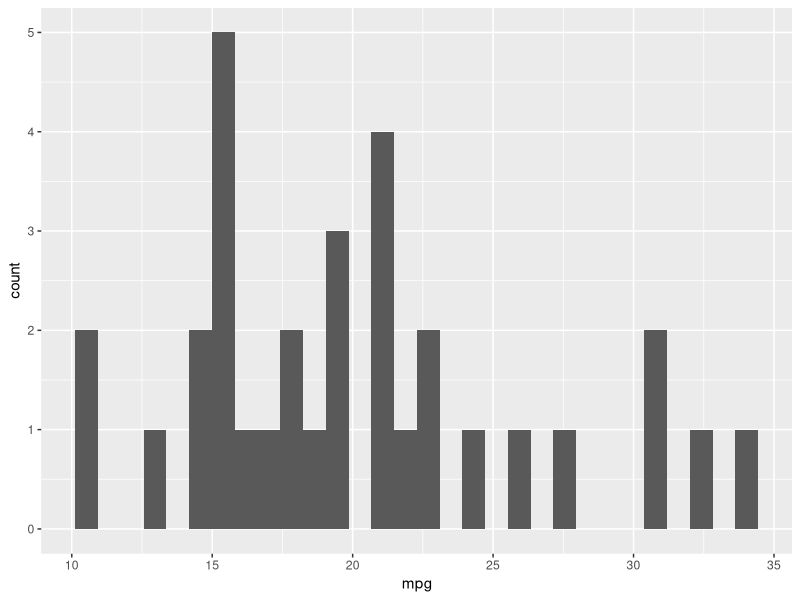
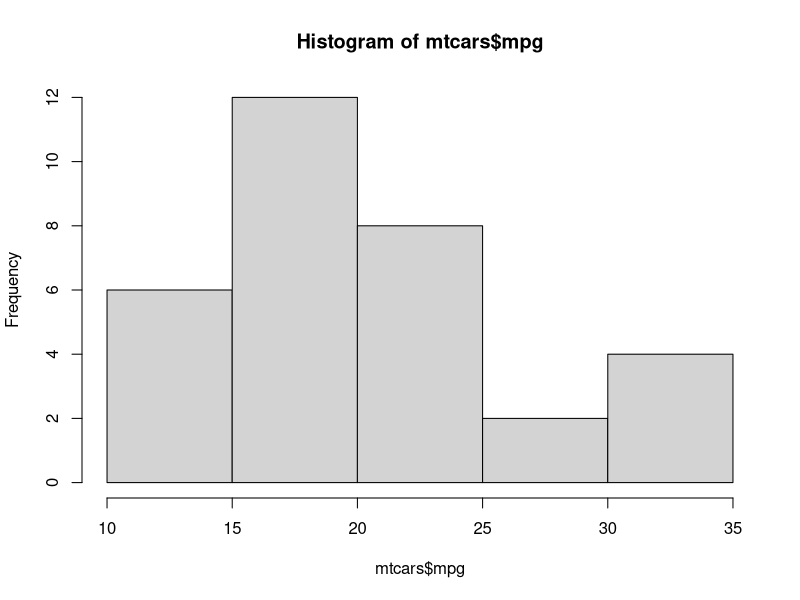
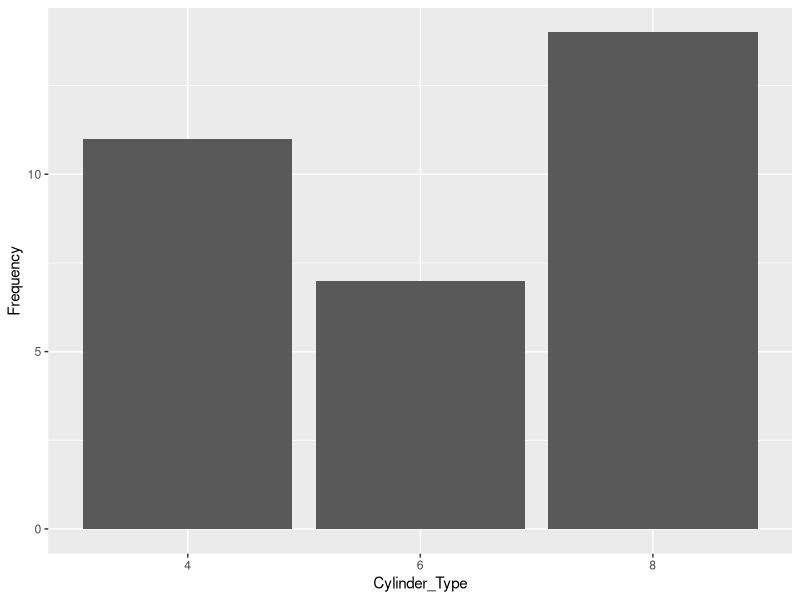
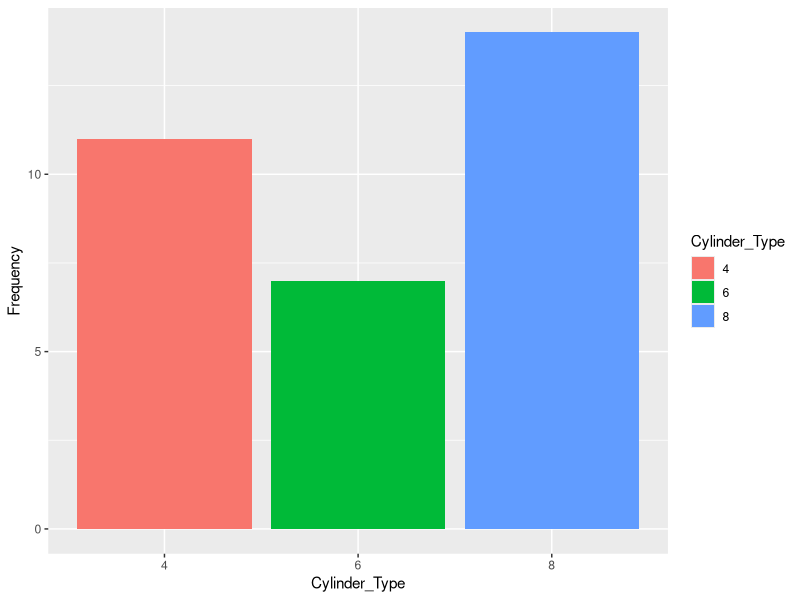
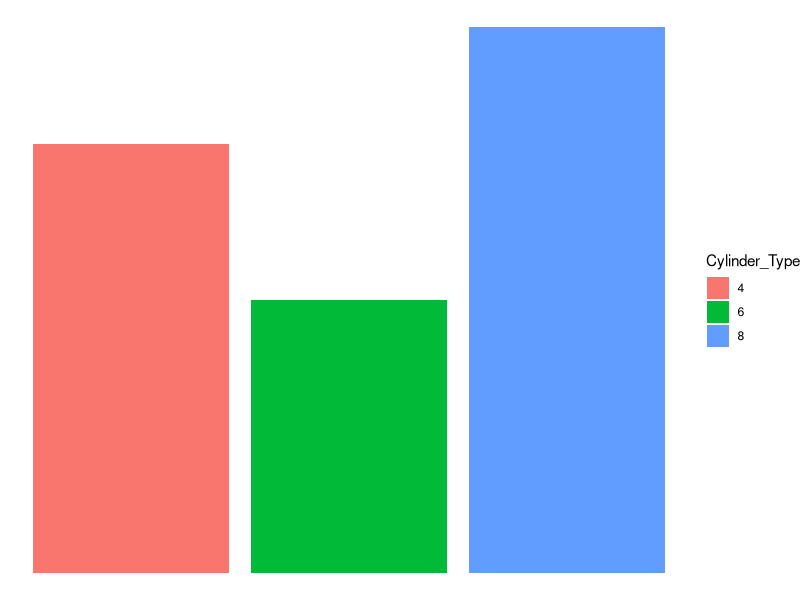
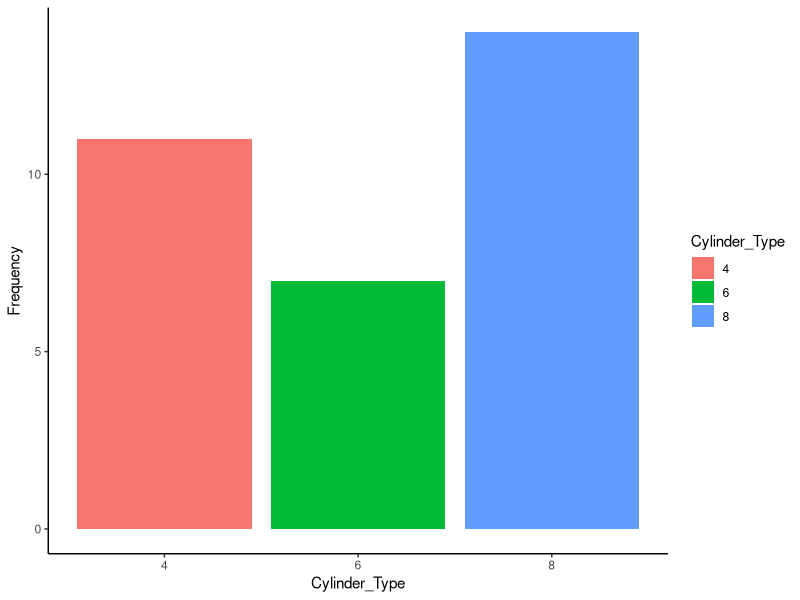
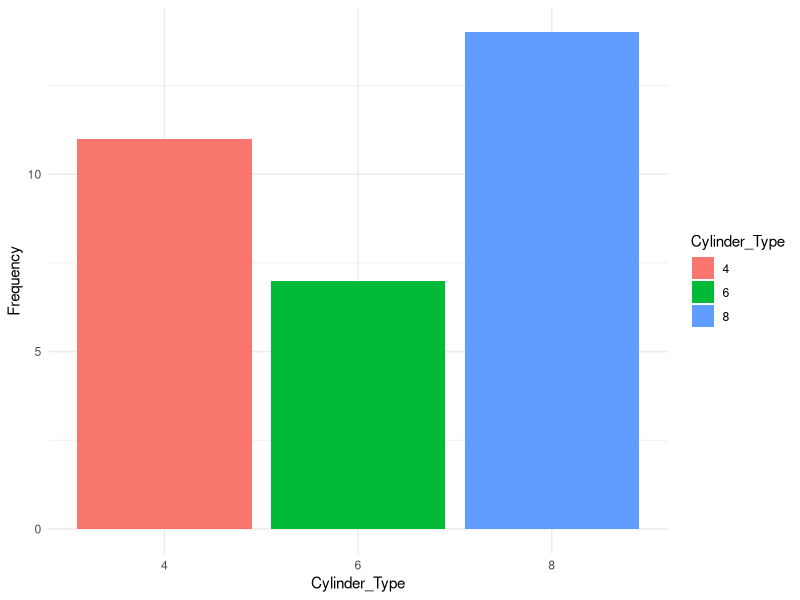
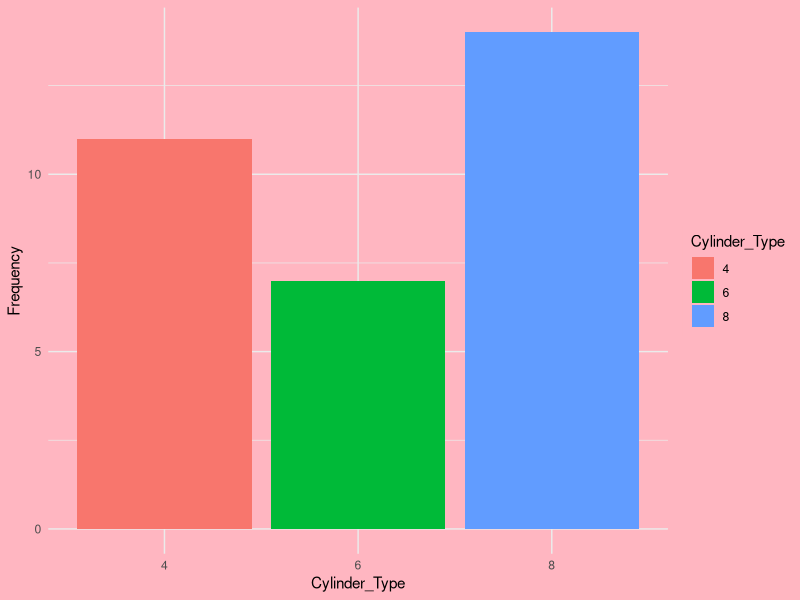

R code for these plots, in order:
library(ggplot2)
data(mtcars)
library(dplyr)

#histogram
# to check the distribution of a numeric column

ggplot(mtcars, aes(x = mpg)) +
  geom_histogram()

#ggplot(mtcars, aes(x = mpg)) + geom_histogram(binwidth = 10)

#Other way to generate histogram

hist(mtcars$mpg) #just put column name which want to show

# bar chart

#We use bar to show the frequency or counter of a certain column.

unique(mtcars$cyl)
x <- data.frame(table(mtcars$cyl))

colnames(x) <- c("Cylinder_Type", "Frequency")

ggplot(x, aes(x = Cylinder_Type, y = Frequency)) +
  geom_bar(stat = "identity")

#using color method 

ggplot(x, aes(x = Cylinder_Type, y = Frequency, 
              fill = Cylinder_Type)) +
  geom_col()

#using theme 

ggplot(x, aes(x = Cylinder_Type, y = Frequency, 
              fill = Cylinder_Type)) +
  geom_col() +
  theme_void()

#using theme 

ggplot(x, aes(x = Cylinder_Type, y = Frequency, 
              fill = Cylinder_Type)) +
  geom_col() +
  theme_classic()

#using theme 

ggplot(x, aes(x = Cylinder_Type, y = Frequency, 
              fill = Cylinder_Type)) +
  geom_col() +
  theme_minimal()

#theme color

ggplot(x, aes(x = Cylinder_Type, y = Frequency, fill = Cylinder_Type)) +
  geom_col() +
  theme_minimal() + 
  theme(
    panel.background = element_rect(fill = "lightpink", color = "lightpink"),  # Change panel background color
    plot.background = element_rect(fill = "lightpink", color = "lightpink"),   # Change plot background color
    legend.background = element_rect(fill = "lightpink", color = "lightpink"), # Change legend background color
    legend.key = element_rect(fill = "lightpink")                              # Change legend key background
  )

# line chart

ggplot(mtcars,aes(x = cyl , y = wt , color = cyl)) +
  geom_line() +
  theme_minimal()

#line chart(using other values)

data <- data.frame(
  time = 1:50,
  value = cumsum(rnorm(50))
)

ggplot(data, aes(x = time, y = value)) +
  geom_line(linewidth = 1.25, alpha = 0.7) +
  theme_minimal()


#multiple column

#at first add a column

data <- data %>%
  mutate(category = case_when(
    value <= quantile(value, 1/3) ~ "Low",
    value <= quantile(value, 2/3) ~ "Medium",
    TRUE ~ "High"
  ))

ggplot(data, aes(x = time, y = value, color = category)) +
  geom_line(linewidth = 1.25) +
  theme_minimal()



# boxplot

ggplot(mtcars, aes(x = mpg)) +
  geom_boxplot() +
  coord_flip()

mtcars$cyl <- as.factor(mtcars$cyl)

ggplot(mtcars, aes(x = mpg, fill = cyl)) +
  geom_boxplot() +
  coord_flip()


# scatterplot

plt <- ggplot(mtcars, aes(x = hp, y = mpg, size = wt,
                          color = cyl)) +
  geom_point()

plt + 
  labs(title = "This is a scatterplot",
       x = "HorsePower", y = "Miles per Gallon",
       size = "Weight", color = "Cylinder Type")




# facet grid

ggplot(mtcars) +
  aes(x = cyl, y = mpg, fill = cyl) +
  geom_boxplot() +
  theme_classic() +
  facet_wrap(vars(cyl), ncol = 3)














